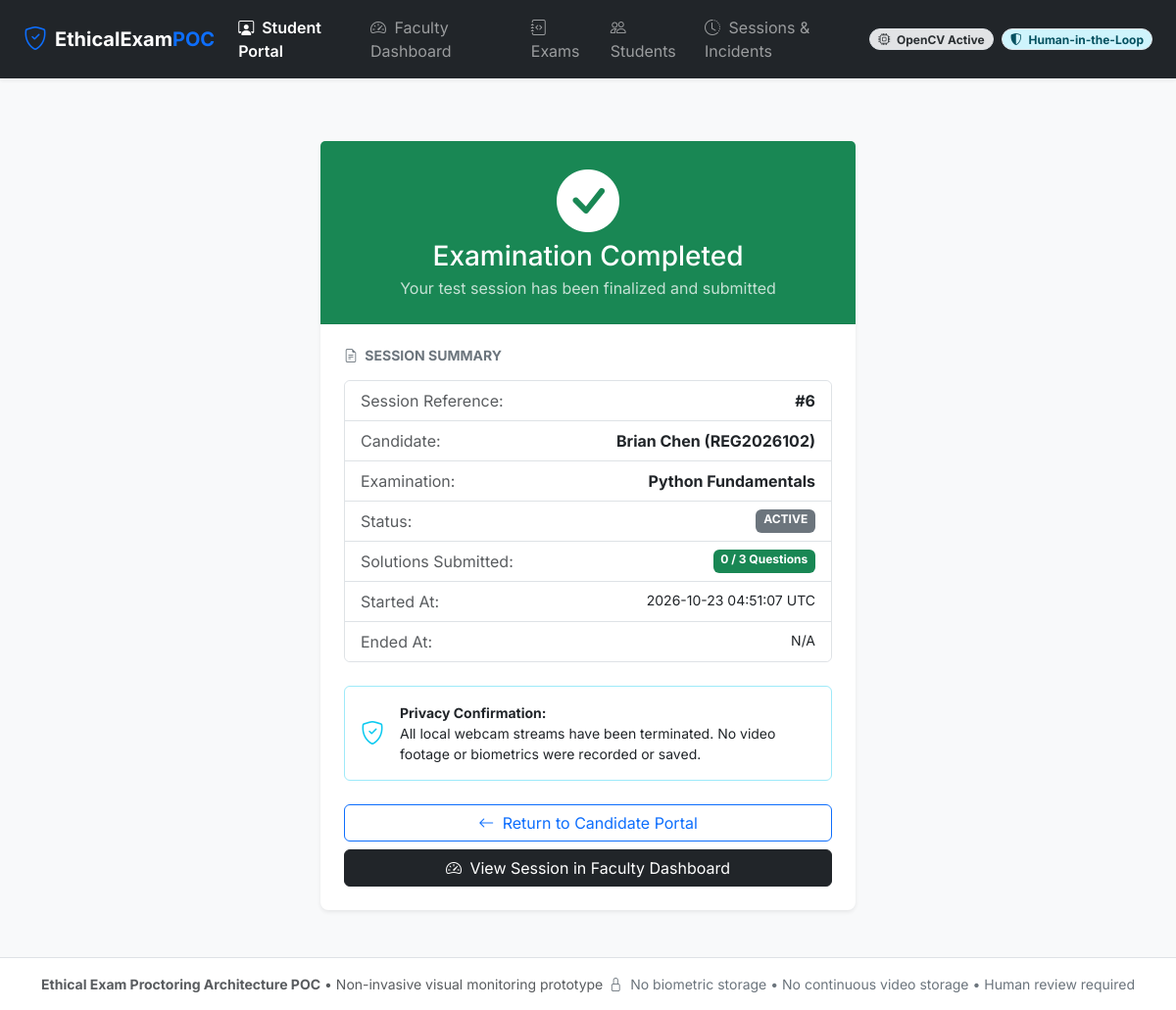
The page /student/completed/6 on the database its author committed.
### app/models.py (models this page shows, shortened)
    class Model(DeclarativeBase):
        query: ClassVar[Query]

class ExamSession(Model):
    __tablename__ = 'exam_sessions'
    id: Mapped[int] = mapped_column(db.Integer, primary_key=True)
    exam_id: Mapped[int] = mapped_column(db.Integer, db.ForeignKey('exams.id', ondelete='CASCADE'), nullable=False)
    student_id: Mapped[int] = mapped_column(db.Integer, db.ForeignKey('students.id', ondelete='CASCADE'), nullable=False)
    started_at: Mapped[Optional[datetime]] = mapped_column(db.DateTime, nullable=True)
    ended_at: Mapped[Optional[datetime]] = mapped_column(db.DateTime, nullable=True)
    status: Mapped[str] = mapped_column(db.String(20), default='NOT_STARTED', nullable=False)  # NOT_STARTED, ACTIVE, COMPLETED
    consent_given: Mapped[bool] = mapped_column(db.Boolean, default=False, nullable=False)
    consent_timestamp: Mapped[Optional[datetime]] = mapped_column(db.DateTime, nullable=True)
    exam: Mapped['Exam'] = relationship('Exam', back_populates='sessions')
    student: Mapped['Student'] = relationship('Student', back_populates='sessions')
    submissions: Mapped[list['Submission']] = relationship('Submission', back_populates='session', cascade='all, delete-orphan')
    incidents: Mapped[list['Incident']] = relationship('Incident', back_populates='session', cascade='all, delete-orphan', order_by='Incident.timestamp.desc()')
    environment_checks: Mapped[list['EnvironmentCheck']] = relationship('EnvironmentCheck', back_populates='session', cascade='all, delete-orphan', order_by='EnvironmentCheck.checked_at.desc()')

class Student(Model):
    __tablename__ = 'students'
    id: Mapped[int] = mapped_column(db.Integer, primary_key=True)
    name: Mapped[str] = mapped_column(db.String(120), nullable=False)
    email: Mapped[str] = mapped_column(db.String(120), unique=True, nullable=False)
    register_number: Mapped[str] = mapped_column(db.String(64), unique=True, nullable=False)
    sessions: Mapped[list['ExamSession']] = relationship('ExamSession', back_populates='student', cascade='all, delete-orphan')

class Exam(Model):
    __tablename__ = 'exams'
    id: Mapped[int] = mapped_column(db.Integer, primary_key=True)
    title: Mapped[str] = mapped_column(db.String(200), nullable=False)
    description: Mapped[Optional[str]] = mapped_column(db.Text, default='')
    duration_minutes: Mapped[int] = mapped_column(db.Integer, default=30, nullable=False)
    created_at: Mapped[Optional[datetime]] = mapped_column(db.DateTime, default=lambda: datetime.now(timezone.utc))
    questions: Mapped[list['Question']] = relationship('Question', back_populates='exam', cascade='all, delete-orphan', order_by='Question.id')
    sessions: Mapped[list['ExamSession']] = relationship('ExamSession', back_populates='exam', cascade='all, delete-orphan')

### app/routes/student.py (the view)
@student_bp.route('/student/completed/<int:session_id>')
def completed_view(session_id):
    session = db.get_or_404(ExamSession, session_id)
    return render_template('student/completed.html', session=session)

### app/templates/student/completed.html (shortened to what this page needs)
{% extends 'base.html' %}
{% block content %}
<div class="container mt-5">
    <div class="row justify-content-center">
        <div class="col-md-8 col-lg-6">
            <div class="card shadow-sm border-0 text-center">
                <div class="card-header bg-success text-white py-4">
                    <i class="bi bi-check-circle-fill display-3 mb-2"></i>
                    <h3 class="card-title mb-1">Examination Completed</h3>
                    <p class="mb-0 opacity-75">Your test session has been finalized and submitted</p>
                </div>
                <div class="card-body p-4 text-start">
                    <h6 class="fw-bold text-uppercase text-secondary small mb-3">
                        <i class="bi bi-file-earmark-text me-1"></i> Session Summary
                    </h6>
                    <ul class="list-group list-group-flush mb-4 border rounded">
                        <li class="list-group-item d-flex justify-content-between">
                            <span class="text-muted">Session Reference:</span>
                            <span class="fw-bold">#{{ session.id }}</span>
                        </li>
                        <li class="list-group-item d-flex justify-content-between">
                            <span class="text-muted">Candidate:</span>
                            <span class="fw-bold">{{ session.student.name }} ({{ session.student.register_number }})</span>
                        </li>
                        <li class="list-group-item d-flex justify-content-between">
                            <span class="text-muted">Examination:</span>
                            <span class="fw-bold">{{ session.exam.title }}</span>
                        </li>
                        <li class="list-group-item d-flex justify-content-between">
                            <span class="text-muted">Status:</span>
                            <span class="badge bg-secondary">{{ session.status }}</span>
                        </li>
                        <li class="list-group-item d-flex justify-content-between">
                            <span class="text-muted">Solutions Submitted:</span>
                            <span class="badge bg-success">{{ session.submissions|length }} / {{ session.exam.questions|length }} Questions</span>
                        </li>
                        <li class="list-group-item d-flex justify-content-between">
                            <span class="text-muted">Started At:</span>
                            <span class="small">{{ session.started_at.strftime('%Y-%m-%d %H:%M:%S UTC') if session.started_at else 'N/A' }}</span>
                        </li>
                        <li class="list-group-item d-flex justify-content-between">
                            <span class="text-muted">Ended At:</span>
                            <span class="small">{{ session.ended_at.strftime('%Y-%m-%d %H:%M:%S UTC') if session.ended_at else 'N/A' }}</span>
                        </li>
                    </ul>
                    <div class="alert alert-info-subtle border-info-subtle d-flex align-items-center mb-4 small" role="alert">
                        <i class="bi bi-shield-check text-info fs-4 me-3"></i>
                        <div>
                            <strong>Privacy Confirmation:</strong>
                            <div>All local webcam streams have been terminated. No video footage or biometrics were recorded or saved.</div>
                        </div>
                    </div>
                    <div class="d-grid gap-2">
                        <a href="{{ url_for('student.select_student_exam') }}" class="btn btn-outline-primary">
                            <i class="bi bi-arrow-left me-1"></i> Return to Candidate Portal
                        </a>
                        <a href="{{ url_for('faculty.session_detail', session_id=session.id) }}" class="btn btn-dark">
                            <i class="bi bi-speedometer2 me-1"></i> View Session in Faculty Dashboard
                        </a>
                    </div>
                </div>
            </div>
        </div>
    </div>
</div>
{% endblock %}

### app/static/css/styles.css (style rules this page uses)
:root { --bs-font-sans-serif: 'Inter', -apple-system, BlinkMacSystemFont, "Segoe UI", Roboto, sans-serif; --font-code: 'JetBrains Mono', Consolas, Monaco, monospace; }
body { font-family: var(--bs-font-sans-serif); color: #212529; }
.card { border-radius: 0.5rem; border: 1px solid rgba(0, 0, 0, 0.08); }
.card-header { background-color: #f8fafc; border-bottom: 1px solid rgba(0, 0, 0, 0.06); }

### rows shown on the page
ExamSession: id "6", status "ACTIVE", started_at "2026-10-23 04:51:07 UTC", ended_at "N/A"
Student: student.name "Brian Chen", student.register_number "REG2026102"
Exam: exam "Python Fundamentals"

### other values the page prints
{{ session.submissions|length }} "0"
{{ session.exam.questions|length }} "3"
